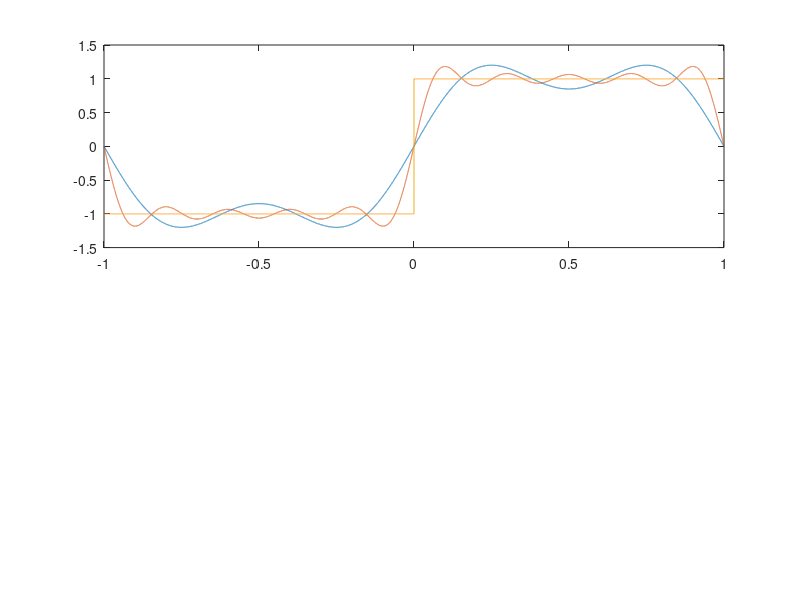

The MATLAB source for this figure: (Note: this script raises an error after producing the figure.)
% define the highest harmonic the approximations should use
harmonic = 3
harmonic2 = 10

% define one period of the function to approximate
t = linspace(-1, 1, 20001); t(end) = [];
t = t';
f = ones(size(t));
f(t<0) = -1;
T = 1;

X = ones(size(t));
X2 = X;

for l = 1:harmonic
    X = [X, sin(l*pi/T*t), cos(l*pi/T*t)];
end

for l = 1:harmonic2
    X2 = [X2, sin(l*pi/T*t), cos(l*pi/T*t)];
end

A = inv(X'*X)*X'*f
error = f - X*A;

A2 = inv(X2'*X2)*X2'*f
error2 = f - X2*A2;

subplot(2, 1, 1)
plot(t, X*A, t, X2*A2, t, f)
legend("LS approx, harmonic " + harmonic, "LS approx, harmonic " + harmonic2, 'Original function')
title("Fourier series approximations (least squares coefficient fit)")
grid on

subplot(2, 1, 2)
plot(t, error, t, error2)
legend("Error for harmonic " + harmonic, "Error for harmonic " + harmonic2)
title("Approximation errors")
grid on
